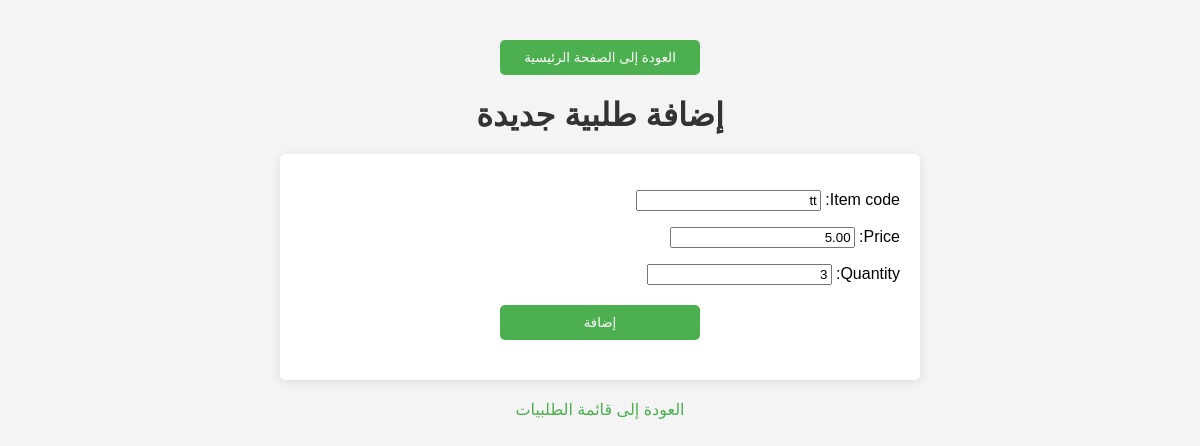
The page /orders/update/1/ (signed in) on the database its author committed.
### app/models.py (models this page shows, shortened)
class Companyorder(models.Model):
    item_code = models.CharField(max_length=100)  # Code for the item
    price = models.DecimalField(max_digits=10, decimal_places=2)  # Price per unit
    quantity = models.IntegerField()  # Quantity required
    total_cost = models.DecimalField(max_digits=12, decimal_places=2, blank=True, null=True)  # Total cost (calculated)
    created_by = models.ForeignKey(User, on_delete=models.SET_NULL, null=True, related_name='companyorder_created_by')
    updated_by = models.ForeignKey(User, on_delete=models.SET_NULL, null=True, related_name='companyorder_updated_by')
    created_at = models.DateTimeField(auto_now_add=True)  # Date added
    updated_at = models.DateTimeField(auto_now=True)  # Date updated

### app/views.py (the view)
# urls.py: path('orders/update/<int:order_id>/', views.order_update, name='order_update'),
@login_required
def order_update(request, order_id):
    order = Companyorder.objects.get(id=order_id)
    if request.method == 'POST':
        form = CompanyorderForm(request.POST, instance=order)
        if form.is_valid():
            order = form.save(commit=False)
            order.updated_by = request.user  # Assign the current user as the one who updated the record
            order.save()
            return redirect('order_list')
    else:
        form = CompanyorderForm(instance=order)
    return render(request, 'order_form.html', {'form': form})

### app/forms.py
class CompanyorderForm(forms.ModelForm):
    class Meta:
        model = Companyorder
        fields = ['item_code', 'price', 'quantity']

### app/templates/order_form.html (shortened to what this page needs)
<!DOCTYPE html>
<html lang="ar">
<head>
</head>
<body>
    <button class="main-page-button" onclick="window.location.href='{% url 'MainPage' %}'">العودة إلى الصفحة الرئيسية</button>
    <h1>إضافة طلبية جديدة</h1>
    <form method="POST">
        {{ form.as_p }}
        <button type="submit">إضافة</button>
    </form>
    <a href="{% url 'order_list' %}">العودة إلى قائمة الطلبيات</a>
</body>
</html>

### app/templates/order_form.html (style rules this page uses)
body { font-family: Arial, sans-serif; direction: rtl; margin: 0; padding: 20px; background-color: #f4f4f4; }
h1 { text-align: center; color: #333; margin-bottom: 20px; }
.main-page-button { display: block; margin: 20px auto; padding: 10px 20px; background-color: #4CAF50; color: white; text-align: center; border-radius: 5px; width: 200px; border: none; cursor: pointer; }
form { background-color: #fff; padding: 20px; border-radius: 5px; box-shadow: 0 2px 10px rgba(0, 0, 0, 0.1); max-width: 600px; margin: 20px auto; }
button[type="submit"] { padding: 10px 15px; background-color: #4CAF50; color: white; border: none; border-radius: 5px; cursor: pointer; display: block; margin: 20px auto; width: 200px; }
a { display: block; text-align: center; margin-top: 20px; color: #4CAF50; text-decoration: none; }

### rows shown on the page
Companyorder: item_code "tt", price "5.00", quantity "3"
